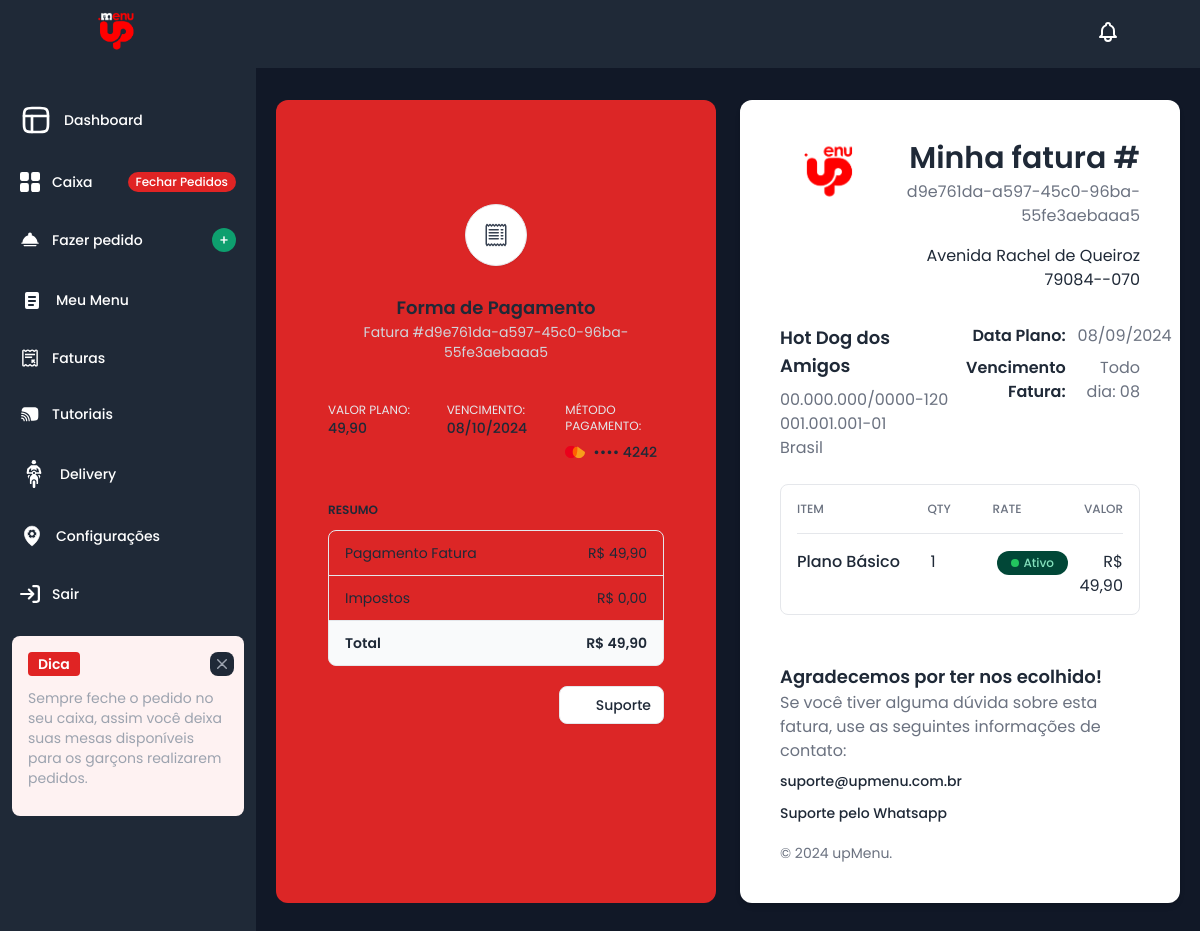
/faturas/ (signed in), run on the app's committed database.
### core/models.py (models this page shows, shortened)
class Subscription(models.Model):
    BASIC = 'basic'
    PREMIUM = 'premium'
    PIX = 'pix'
    CARD = 'card'
    PLAN_CHOICES = [
        (BASIC, 'Básico'),
        (PREMIUM, 'Premium'),
    ]
    PAYMENT_CHOICES = [
        (PIX, 'Pix'),
        (CARD, 'Cartão'),
    ]
    user = models.OneToOneField(User, on_delete=models.CASCADE, related_name='subscription')
    subscription_id = models.UUIDField(default=uuid.uuid4, editable=False, unique=True)
    plan_name = models.CharField(max_length=10, choices=PLAN_CHOICES)
    method_payment = models.CharField(max_length=10, choices=PAYMENT_CHOICES)
    start_date = models.DateTimeField(auto_now_add=True)
    end_date = models.DateTimeField(blank=True, null=True)
    next_billing_date = models.DateTimeField(blank=True, null=True)
    status = models.CharField(max_length=20, default='pending')
    created_at = models.DateTimeField(auto_now_add=True)
    updated_at = models.DateTimeField(auto_now=True)
    subscription_price = models.DecimalField(max_digits=6, decimal_places=2, default=0.00)

### restaurant/models.py (models this page shows, shortened)
class Restaurant(models.Model):
    user = models.OneToOneField(User, on_delete=models.CASCADE, related_name='restaurant')
    name = models.CharField(max_length=100)
    address = models.CharField(max_length=255, blank=True, null=True)
    city = models.CharField(max_length=255, default='Campo Grande')
    cep = models.CharField(max_length=9)
    cnpj = models.CharField(max_length=20)
    cpf = models.CharField(max_length=14)
    phone_number = models.CharField(max_length=15)
    restaurant_code = models.UUIDField(default=uuid.uuid4, editable=False, unique=True)
    delivery_is_active = models.BooleanField(default=True)
    delivery_rate_per_km = models.DecimalField(max_digits=5, decimal_places=2, default=2.00, blank=True)
    description = models.CharField(max_length=300, blank=True, null=True)
    img = models.ImageField(upload_to='menu_images/', blank=True, default='menu_images/avatar_restaurant.webp')
    delivery_opening_time = models.TimeField(default=time(0, 0), blank=True)
    delivery_closing_time = models.TimeField(default=time(23, 59), blank=True)
    verification_code = models.CharField(max_length=4, blank=True, null=True)
    verification_attempts = models.IntegerField(default=0)
    is_verified = models.BooleanField(default=False)
    default_printer = models.CharField(max_length=255, blank=True, null=True)
    delivery_time_in_minutes = models.PositiveIntegerField(default=30, help_text="Tempo de entrega em minutos")

### core/views.py (the view)
# urls.py: path('faturas/', views.invoices, name='invoices'),
@login_required
@subscription_required
def invoices(request):
    user = request.user
    restaurant = Restaurant.objects.get(user=user)
    plan = Subscription.objects.get(user=user)
    return render(request, 'pages/invoices.html', {'restaurant':restaurant,
                                                     'user':user,
                                                     'plan': plan,
                                                    })

### core/context_processors.py (called while the page is built)
def restaurant_code(request):
    if request.user.is_authenticated and hasattr(request.user, 'restaurant'):
        restaurant_code = str(request.user.restaurant.restaurant_code)
    else:
        restaurant_code = None
    return {'restaurant_code': restaurant_code}

### core/templates/pages/invoices.html (shortened to what this page needs)
{% extends 'index.html' %} {% load static %} {% block content %}
<div class="grid grid-cols-1 lg:grid-cols-2 gap-6">
    <div class="bg-red-600 rounded-xl p-6">
        <div class="relative overflow-hidden min-h-32 text-center bg-no-repeat bg-center">
        </div>
        <div class="relative z-10 -mt-12">
            <span class="mx-auto flex justify-center items-center size-[62px] rounded-full border border-gray-200 bg-white text-gray-700 shadow-sm dark:bg-neutral-800 dark:border-neutral-700 dark:text-neutral-400">
                </span>
        </div>
        <div class="p-4 sm:p-7 overflow-y-auto">
            <div class="text-center">
                <h3 id="hs-ai-offcanvas-label" class="text-lg font-semibold text-gray-800 dark:text-neutral-200">
                    Forma de Pagamento
                  </h3>
                <p class="text-sm text-gray-500 dark:text-gray-300">
                    Fatura #{{plan.subscription_id}}
                </p>
            </div>
            <div class="mt-5 sm:mt-10 grid grid-cols-2 sm:grid-cols-3 gap-5">
                <div>
                    <span class="block text-xs uppercase text-gray-500 dark:text-gray-200">Valor Plano:</span>
                    <span class="block text-sm font-medium text-gray-800 dark:text-neutral-200">{{plan.subscription_price}}</span>
                </div>
                <div>
                    <span class="block text-xs uppercase text-gray-500 dark:text-gray-200">Vencimento:</span>
                    <span class="block text-sm font-medium text-gray-800 dark:text-neutral-200">{{ plan.next_billing_date|date:"d/m/Y" }}</span>
                </div>
                <div>
                    <span class="block text-xs uppercase text-gray-500 dark:text-gray-200">Método Pagamento:</span>
                    <div class="flex items-center gap-x-2 mt-2">
                      {% if plan.method_payment == 'card'%}
                        <span class="block text-sm font-medium text-gray-800 dark:text-neutral-200">•••• 4242</span>
                      {% endif %}
                    </div>
                </div>
            </div>
            <div class="mt-5 sm:mt-10">
                <h4 class="text-xs font-semibold uppercase text-gray-800 dark:text-neutral-200">Resumo</h4>
                <ul class="mt-3 flex flex-col">
                    <li class="inline-flex items-center gap-x-2 py-3 px-4 text-sm border text-gray-800 -mt-px first:rounded-t-lg first:mt-0 last:rounded-b-lg dark:border-neutral-700 dark:text-neutral-200">
                        <div class="flex items-center justify-between w-full">
                            <span>Pagamento Fatura</span>
                            <span>R$ {{plan.subscription_price}}</span>
                        </div>
                    </li>
                    <li class="inline-flex items-center gap-x-2 py-3 px-4 text-sm border text-gray-800 -mt-px first:rounded-t-lg first:mt-0 last:rounded-b-lg dark:border-neutral-700 dark:text-neutral-200">
                        <div class="flex items-center justify-between w-full">
                            <span>Impostos</span>
                            <span>R$ 0,00</span>
                        </div>
                    </li>
                    <li class="inline-flex items-center gap-x-2 py-3 px-4 text-sm font-semibold bg-gray-50 border text-gray-800 -mt-px first:rounded-t-lg first:mt-0 last:rounded-b-lg dark:bg-neutral-800 dark:border-neutral-700 dark:text-neutral-200">
                        <div class="flex items-center justify-between w-full">
                            <span>Total</span>
                            <span>R$ {{plan.subscription_price}}</span>
                        </div>
                    </li>
                </ul>
            </div>
            <div class="mt-5 flex justify-end gap-x-2">
                <a class="py-2 px-3 inline-flex items-center gap-x-2 text-sm font-medium rounded-lg border border-gray-200 bg-white text-gray-800 shadow-sm hover:bg-gray-50 disabled:opacity-50 disabled:pointer-events-none focus:outline-none focus:bg-gray-50 dark:bg-transparent dark:border-neutral-700 dark:text-neutral-300 dark:hover:bg-neutral-800 dark:focus:bg-neutral-800"
                href="#">
                    Suporte
                </a>
            </div>
        </div>
    </div>
    <div class="sm:w-11/12 mx-auto lg:w-full">
        <div class="flex flex-col p-6 sm:p-10 bg-white shadow-md rounded-xl dark:bg-neutral-800 h-full">
            <div class="flex justify-between">
                <div>
                    <img src="{% static 'images/logo/logo.png'%}" alt="" width="130px">
                </div>
                <div class="text-end">
                    <h2 class="text-2xl md:text-3xl font-semibold text-gray-800 dark:text-neutral-200">Minha fatura #</h2>
                    <span class="mt-1 block text-gray-500 dark:text-neutral-500">{{plan.subscription_id}}
                    </span>
                    <address class="mt-4 not-italic text-gray-800 dark:text-neutral-200">
              {{restaurant.address}}<br>
              {{ restaurant.cep|slice:":5" }}-{{ restaurant.cep|slice:"5:" }}
            </address>
                </div>
            </div>
            <div class="mt-8 grid sm:grid-cols-2 gap-3">
                <div>
                    <h3 class="text-lg font-semibold text-gray-800 dark:text-neutral-200">{{restaurant.name}}</h3>
                    <address class="mt-2 not-italic text-gray-500 dark:text-neutral-500">
                    {{ restaurant.cnpj|slice:":2" }}.{{ restaurant.cnpj|slice:"2:5" }}.{{ restaurant.cnpj|slice:"5:8" }}/{{ restaurant.cnpj|slice:"8:12" }}-{{ restaurant.cnpj|slice:"12:" }}<br>
                    {{ restaurant.cpf|slice:":3" }}.{{ restaurant.cpf|slice:"3:6" }}.{{ restaurant.cpf|slice:"6:9" }}-{{ restaurant.cpf|slice:"9:11" }}<br>
              Brasil<br>
            </address>
                </div>
                <div class="sm:text-end space-y-2">
                    <div class="grid grid-cols-2 sm:grid-cols-1 gap-3 sm:gap-2">
                        <dl class="grid sm:grid-cols-5 gap-x-3">
                            <dt class="col-span-3 font-semibold text-gray-800 dark:text-neutral-200">Data Plano:</dt>
                            <dd class="col-span-2 text-gray-500 dark:text-neutral-500">{{ plan.start_date|date:"d/m/Y" }}</dd>
                        </dl>
                        <dl class="grid sm:grid-cols-5 gap-x-3">
                            <dt class="col-span-3 font-semibold text-gray-800 dark:text-neutral-200">Vencimento Fatura:</dt>
                            <dd class="col-span-2 text-gray-500 dark:text-neutral-500">Todo dia: {{ plan.start_date|date:"d"}}</dd>
                        </dl>
                    </div>
                </div>
            </div>
            <div class="mt-6">
                <div class="border border-gray-200 p-4 rounded-lg space-y-4 dark:border-neutral-700">
                    <div class="hidden sm:grid sm:grid-cols-5">
                        <div class="sm:col-span-2 text-xs font-medium text-gray-500 uppercase dark:text-neutral-500">Item</div>
                        <div class="text-start text-xs font-medium text-gray-500 uppercase dark:text-neutral-500">Qty</div>
                        <div class="text-start text-xs font-medium text-gray-500 uppercase dark:text-neutral-500">Rate</div>
                        <div class="text-end text-xs font-medium text-gray-500 uppercase dark:text-neutral-500">Valor</div>
                    </div>
                    <div class="hidden sm:block border-b border-gray-200 dark:border-neutral-700"></div>
                    <div class="grid grid-cols-3 sm:grid-cols-5 gap-2">
                        <div class="col-span-full sm:col-span-2">
                            <p class="font-medium text-gray-800 dark:text-neutral-200">Plano {{ plan.get_plan_name_display }}</p>
                        </div>
                        <div>
                            <p class="text-gray-800 dark:text-neutral-200">1</p>
                        </div>
                        <div>
                            {% if plan.status == 'active' %}
                            <span class="inline-flex items-center bg-green-100 text-green-800 text-xs font-medium px-3.5 py-1 rounded-full dark:bg-green-900 dark:text-green-300">
                                <span class="w-2 h-2 me-1 bg-green-500 rounded-full"></span>
                                Ativo
                            </span>
                            {% elif plan.status == 'pending' %}
                            <span class="inline-flex items-center bg-yellow-100 text-yellow-800 text-xs font-medium px-4 py-1 rounded-full dark:bg-yellow-900 dark:text-yellow-300">
                                <span class="w-2 h-2 me-1 bg-yellow-500 rounded-full"></span>
                                 Pendente
                            </span>
                            {% else %}
                            <span class="inline-flex items-center bg-red-100 text-red-800 text-xs font-medium px-3.5 py-1 rounded-full dark:bg-red-900 dark:text-red-300">
                                <span class="w-2 h-2 me-1 bg-red-500 rounded-full"></span>
                                Desativado
                            </span>
                            {% endif %}
                        </div>
                        <div>
                            <p class="sm:text-end text-gray-800 dark:text-neutral-200">R$ {{plan.subscription_price}}</p>
                        </div>
                    </div>
                </div>
            </div>
            <div class="mt-8 sm:mt-12">
                <h4 class="text-lg font-semibold text-gray-800 dark:text-neutral-200">Agradecemos por ter nos ecolhido!</h4>
                <p class="text-gray-500 dark:text-neutral-500">Se você tiver alguma dúvida sobre esta fatura, use as seguintes informações de contato:</p>
                <div class="mt-2">
                    <p class="block text-sm font-medium text-gray-800 dark:text-neutral-200">suporte@upmenu.com.br</p>
                    <a href="https://wa.me/55993272905" class="block text-sm font-medium text-gray-800 dark:text-neutral-200 mt-3">Suporte pelo Whatsapp</a>
                </div>
            </div>
            <p class="mt-5 text-sm text-gray-500 dark:text-neutral-500">© 2024 upMenu.</p>
        </div>
    </div>
</div>
</div>
</div>
{% endblock %}

### core/templates/index.html (style rules this page uses)
body { font-family: 'Poppins', sans-serif !important; }

### data on the page
Subscription: subscription_id "d9e761da-a597-45c0-96ba-55fe3aebaaa5", subscription_price "49,90", next_billing_date "08/10/2024", start_date "08/09/2024", start_date "08", plan_name "Básico"
Restaurant: address "Avenida Rachel de Queiroz", cep "79084", cep "-070", name "Hot Dog dos Amigos", cnpj "00", cnpj "000", cnpj "0000", cnpj "120", cpf "001", cpf "01"
